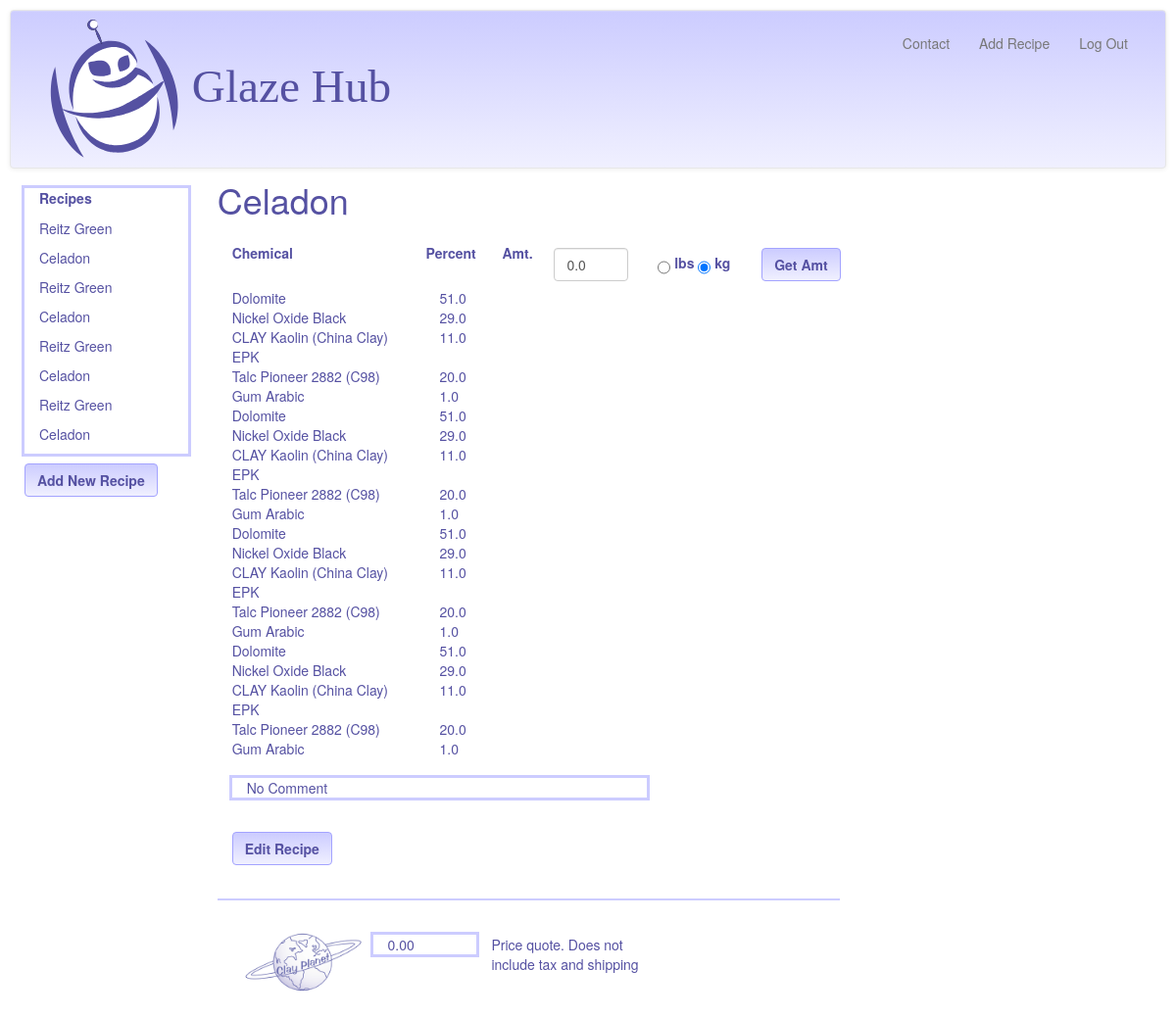
Screenshot of /recipecomps/2/Celadon (signed in) with the database file from the repository.
### model.py (models this page shows, shortened)
class Recipe(Base):
    __tablename__ = "recipes"
    id = Column(Integer, primary_key=True)
    recipe_name = Column(String(120))
    user_id = Column(Integer, ForeignKey('users.id'))
    user_notes = Column(String(3000), nullable=True)
    user = relationship("User", backref=backref("recipes", order_by=id))
    @classmethod
    def getRecipeNamesByUserID(cls, user_id):
        return session.query(Recipe).filter_by(user_id=user_id).all()
    @classmethod
    def getRecipeIDByName(cls, recipe_name, user_id):
        return session.query(Recipe).\
            filter_by(recipe_name=recipe_name).\
            filter_by(user_id=user_id).first()

class Component(Base):
    __tablename__ = "components"
    id = Column(Integer, primary_key=True)
    chem_id = Column(Integer, ForeignKey('chemicals.id'), nullable=False)
    recipe_id = Column(Integer, ForeignKey('recipes.id'), nullable=False)
    percentage = Column(Float, nullable=False)
    chem = relationship("Chem", backref=backref("components", order_by=id))
    recipe = relationship("Recipe", backref=backref("components", order_by=id))
    @classmethod
    def getComponentsByRecipeID(cls, recipe_id):
        return session.query(Component).filter_by(recipe_id=recipe_id).all()

class Chem(Base):
    __tablename__ = "chemicals"
    id = Column(Integer, primary_key=True)
    chem_name = Column(String(120))
    quarter = Column(Float)
    half = Column(Float)
    onelb = Column(Float)
    fivelb = Column(Float)
    tenlb = Column(Float)
    twentyfivelb = Column(Float)
    fiftylb = Column(Float)
    onehundlb = Column(Float)
    fivehundlb = Column(Float)

### glazehub.py (the view)
@app.route("/recipecomps/<int:userViewID>/<recipeName>")
def recipe(userViewID, recipeName):
    displayRecipes = showUserRecipeList(userViewID)
    userLoginID = session["user_id"]
    if checkUserLoginID(userLoginID, userViewID) is False:
        userViewID = userLoginID
        recipes = model.Recipe.getRecipeNamesByUserID(userLoginID)
        return render_template("user_recipes.html", displayRecipes=recipes,
                               user_id=userLoginID)
    else:
        recipe = model.Recipe.getRecipeIDByName(recipeName, userViewID)
        components = model.Component.getComponentsByRecipeID(recipe.id)
    messageToUser = None
    price_quote = 0.00
    batchComp = []
    wholeNumList = []
    frctnList = []
    batchsize = None
    unit_sys = "unitSys"
    lbschecked = ""
    kgchecked = 'checked = "checked"'
    return render_template("/recipecomps.html/", user_id=userViewID,
                           recipe_name=recipeName, components=components,
                           batchComp=batchComp,
                           displayRecipes=displayRecipes,
                           user_notes=recipe.user_notes,
                           messageToUser=messageToUser,
                           unitSys=unit_sys, batchsize=batchsize,
                           wholeNumList=wholeNumList, frctnList=frctnList,
                           lbschecked=lbschecked, kgchecked=kgchecked,
                           price_quote=price_quote)

### glazehub.py (called while the page is built)
def showUserRecipeList(userViewID):
    userLoginID = session["user_id"]
    if checkUserLoginID(userLoginID, userViewID):
        recipes = model.Recipe.getRecipeNamesByUserID(userLoginID)
        return recipes
    else:
        recipes = model.Recipe.getRecipeNamesByUserID(userViewID)
        return recipes

def checkUserLoginID(userLoginID, userViewID):
    if userLoginID != int(userViewID):
        flash("Invalid User ID. Here are your recipes")
        userViewID = userLoginID
        return False

### templates/recipecomps.html (shortened to what this page needs)
{% extends 'base.html' %}
{% block body %}
<div class = "col-sm-2">
	<div class = "col-sm-12" id = "recipe_list" style="outline: 3px solid #ccccff; margin-bottom:10px" >
    	<label class = "control-label" for="userRecipes">
			Recipes
		</label>
		{% for recipe in displayRecipes %}
		<ul style = "margin-top: 6px" class="recipe_names">
			<a class = "recipe_links" href = "/recipecomps/{{recipe.user_id}}/{{recipe.recipe_name }}">
				<li>{{ recipe.recipe_name }}</li></a>
		</ul>
		{% endfor %}
	</div>
	<div class = "row" id = "add_recipe_button">
		<div class = "col-sm-2">
			<a href = "/addRecipe/{{user_id}}">
			<button class ="btn btn-GH" id = "add_recipe">
					<strong>Add New Recipe</strong></button>
			</a>
		</div>
	</div>
</div>
	<div class = "col-sm-10" id = "recipe_section" style="margin-top:-2em">
		<h1>{{ recipe_name }}</h1>
		<div class = "col-sm-8" id = "recipe_list" >
			<div class = "row" style = "color:#5551a2">
				<div class = "col-sm-4" id = "chem_name" style = "margin-top:1em"><strong>Chemical
					</strong>
				</div>
				<div class = "col-sm-2" id = "percentage" style = "margin-top:1em; margin-left:-1em"><strong>Percent
					</strong>
				</div>
				<div class = "form-group" id = "amount_to_make" style = "margin-top:1em">
					<label class = "col-sm-1 control-label" style = "margin-left: -2em" for "amt">
						Amt.
					</label>
					<form action = "/recipecomps/{{user_id}}/{{recipe_name}}" method = "POST">
						<div class ="col-sm-2">
							{% if batchsize %}
								<input class = "form-control" type = "text" id = "batchsize"
										  name="batchsize" value = "{{batchsize}}"/>
							{% else %}
								<input class = "form-control" type = "text" id = "batchsize"
										  name="batchsize" value = "0.0"/>
							{% endif %}
						</div>
						<div class = "col-sm-2">
							<input class = "radio-GH"  type = "radio" name= "unitSys" value = "lbs"
								{{lbschecked}}/>
							<label for "pounds">lbs</label>
							<input class = "radio-GH" type = "radio" name= "unitSys" value = "kg"
								{{kgchecked}}/>
							<label for "metric">kg</label>
						</div>
						<div class = "col-sm-1">
							<button class ="btn btn-GH" style="margin-top:5px" type = "submit" id = "getAmount">
							<strong>Get Amt</strong></button>
						</div>
						<div class = "col-sm-8" id ="comp_percent_amt">
						{% for comp in components %}
							<div class = "row">
								<div class = "col-sm-6" >{{comp.chem.chem_name}}</div>
								<div class = "col-sm-2">{{comp.percentage}}</div>
							</div>
						{% endfor %}
						</div>
					</form>
				</div>
				<div class = "col-sm-4">
				</div>
			</div>
			<div class = "row">
				<div class = "col-sm-8"
					style="outline: 3px solid #ccccff; margin-top:20px; margin-left:15px;
						margin-bottom:20px">
					{{user_notes}}
				</div>
			</div>
			<div class = "row">
				<form action = "/editRecipe/{{user_id}}/{{recipe_name}}"
					<div class = "col-sm-2">
						<button class ="btn btn-GH" style="margin-top:15px" type = "submit" id = "editRecipe">
						<strong>Edit Recipe</strong></button>
					</div>
			<div class = "row">
				<hr noshade color ="#ccccff"></hr>
			</div>
		<form action = "/emailCP/{{user_id}}/{{recipe_name}}/{{batchsize}}">
			<div class = "row">
				<div class = "col-sm-3">
					<img id = "cplogo" src="/static/img/cplogo.png">
				</div>
				<div class = "col-sm-2" style="outline: 3px solid #ccccff; margin-top:15px">
					{%if batchsize%}
						{{"$%.2f" %price_quote}}
					{%else%}
						0.00
					{% endif %}
				</div>
				<div class = "col-sm-4" style="margin-top:15px">
					Price quote. Does not include tax and shipping
				</div>
			</div>
		</form>
	</div>
	</div>
{% endblock %}

### static/css/style.css (style rules this page uses)
a:link { color:#5551a2; }
#cplogo { width:125px; margin:10px; }
body { margin:10px; font-family: "Helvetica Neue", Helvetica, "Segoe UI", Arial, freesans, sans-serif; color:#5551a2; }
ul.recipe_names { list-style-type: none; padding:0 0px; }
input { height:3em; margin-top: 5px; }
.btn-GH { background-image: -webkit-linear-gradient(top, #ccccff 0%, #f0f0ff 100%); background-image: -o-linear-gradient(top, #ccccff 0%, #f0f0ff 100%); background-image: -webkit-gradient(linear, left top, left bottom, from(#ccccff), to(#f0f0ff)); background-image: linear-gradient(to bottom, #ccccff 0%, #f0f0ff 100%); filter: progid:DXImageTransform.Microsoft.gradient(startColorstr='#ffccccff', endColorstr='#fff0f0ff', GradientType=0); filter: progid:DXImageTransform.Microsoft.gradient(enabled = false); background-repeat: repeat-x; border-color: #a3a3ff; color:#5551a2; }
hr { border-color:#ccccff; border-width: 2px; }
.radio-GH, .checkbox-inline { display: inline-block; padding-left: 20px; margin-bottom: 0; font-weight: normal; vertical-align: middle; cursor: pointer; }

### rows the page displays
Recipe: recipe_name "Reitz Green"
Recipe: recipe_name "Celadon", user_notes "No Comment"
Recipe: recipe_name "Reitz Green"
Recipe: recipe_name "Celadon"
Recipe: recipe_name "Reitz Green"
Recipe: recipe_name "Celadon"
Recipe: recipe_name "Reitz Green"
Recipe: recipe_name "Celadon"
Component: chem.chem_name "Dolomite", percentage "51.0"
Component: chem.chem_name "Nickel Oxide Black", percentage "29.0"
Component: chem.chem_name "CLAY Kaolin (China Clay) EPK", percentage "11.0"
Component: chem.chem_name "Talc Pioneer 2882 (C98)", percentage "20.0"
Component: chem.chem_name "Gum Arabic", percentage "1.0"
Component: chem.chem_name "Dolomite", percentage "51.0"
Component: chem.chem_name "Nickel Oxide Black", percentage "29.0"
Component: chem.chem_name "CLAY Kaolin (China Clay) EPK", percentage "11.0"
Component: chem.chem_name "Talc Pioneer 2882 (C98)", percentage "20.0"
Component: chem.chem_name "Gum Arabic", percentage "1.0"
Component: chem.chem_name "Dolomite", percentage "51.0"
Component: chem.chem_name "Nickel Oxide Black", percentage "29.0"
Component: chem.chem_name "CLAY Kaolin (China Clay) EPK", percentage "11.0"
Component: chem.chem_name "Talc Pioneer 2882 (C98)", percentage "20.0"
Component: chem.chem_name "Gum Arabic", percentage "1.0"
Component: chem.chem_name "Dolomite", percentage "51.0"
Component: chem.chem_name "Nickel Oxide Black", percentage "29.0"
Component: chem.chem_name "CLAY Kaolin (China Clay) EPK", percentage "11.0"
Component: chem.chem_name "Talc Pioneer 2882 (C98)", percentage "20.0"
Component: chem.chem_name "Gum Arabic", percentage "1.0"

### other values shown
{{ "Log Out" }} "Log Out"
{{ recipe_name }} "Celadon"
